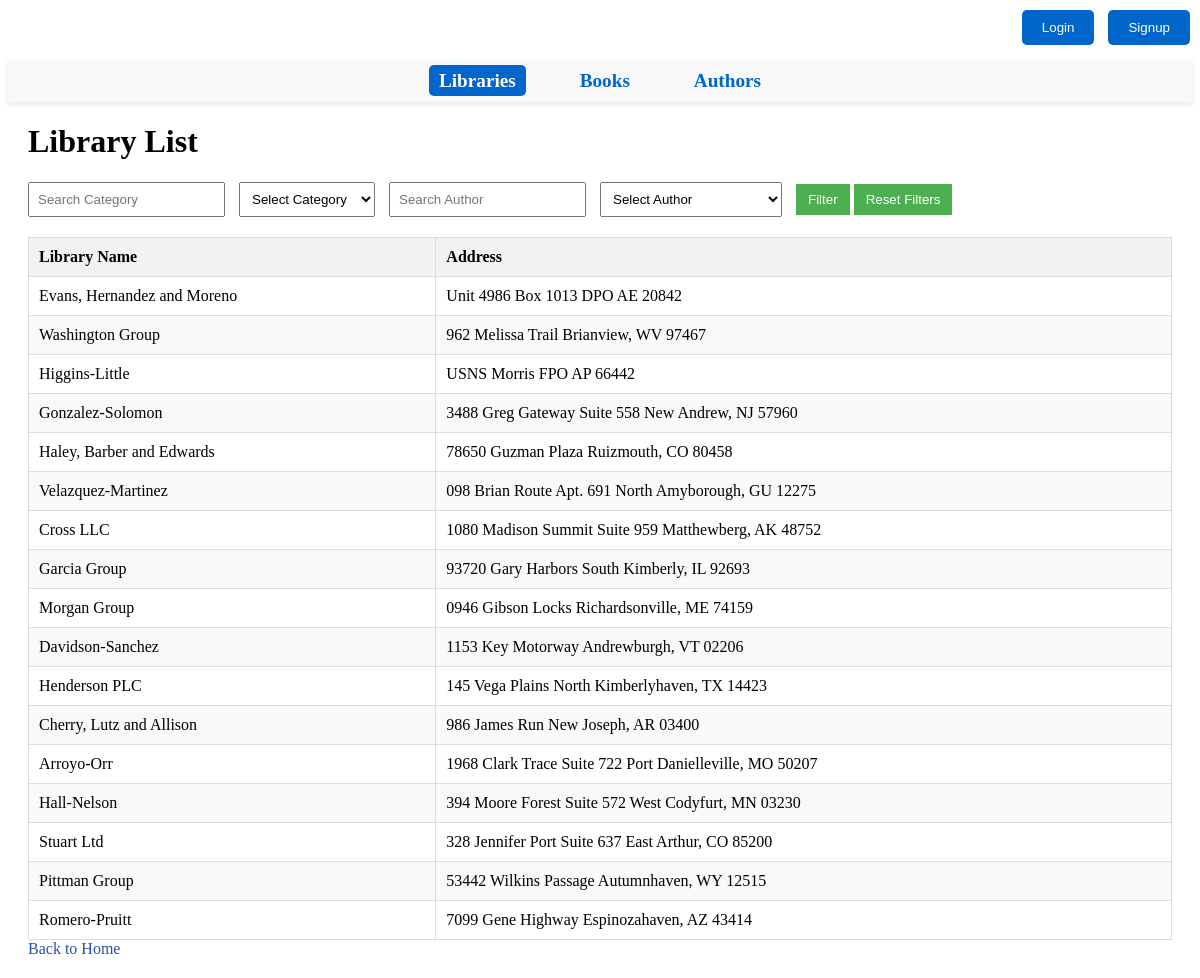
/library/, run on the app's committed database.
### library/models.py (models this page shows, shortened)
class Library(models.Model):
    library_name = models.CharField(max_length=255, unique=True)
    address = models.TextField()
    latitude = models.FloatField()
    longitude = models.FloatField()

### library/views.py (the view)
# urls.py: path('', views.library_view, name='library'),
def library_view(request):
    category_filter = request.GET.get('category', None)
    author_filter = request.GET.get('author', None)
    libraries = Library.objects.all()
    user_profile = None
    if request.user.is_authenticated:
        user_profile = request.user.profile
    if category_filter:
        libraries = libraries.filter(books__category__id=category_filter)
    if author_filter:
        libraries = libraries.filter(books__author__id=author_filter)
    categories = Category.objects.all()
    authors = Author.objects.all()
    library_data = []
    for library in libraries:
        distance = None
        if user_profile and user_profile.latitude and user_profile.longitude:
            distance = library.get_distance_from_user(user_profile.latitude, user_profile.longitude)
        library_data.append({
            'library': library,
            'distance': distance
        })
    context = {
        'library_data': library_data,
        'categories': categories,
        'authors': authors,
        'category_filter': category_filter,
        'author_filter': author_filter,
    }
    return render(request, 'library.html', context)

### library/templates/library.html (shortened to what this page needs)
{% extends 'base.html' %}
{% block content %}
    <h1>Library List</h1>
    <div class="filter-form">
        <form method="GET" action="{% url 'library' %}">
            <input type="text" name="category_name" placeholder="Search Category" value="{{ request.GET.category_name }}">
            <select name="category" id="category">
                <option value="">Select Category</option>
            </select>
            <input type="text" name="author_name" placeholder="Search Author" value="{{ request.GET.author_name }}">
            <select name="author" id="author">
                <option value="">Select Author</option>
            </select>
            <button type="submit">Filter</button>
            <a href="{% url 'library' %}" class="reset-button"><button type="button">Reset Filters</button></a>
        </form>
    </div>
<table>
    <thead>
        <tr>
            <th>Library Name</th>
            <th>Address</th>
        </tr>
    </thead>
    <tbody>
        {% for item in library_data %}
            <tr>
                <td>{{ item.library.library_name }}</td>
                <td>{{ item.library.address }}</td>
            </tr>
        {% empty %}
            <tr>
                <td colspan="{% if user.is_authenticated %}3{% else %}2{% endif %}">No libraries found</td>
            </tr>
        {% endfor %}
    </tbody>
</table>
    <a href="{% url 'home' %}">Back to Home</a>
{% endblock %}

### library/templates/library.html (style rules this page uses)
table { width: 100%; border-collapse: collapse; }
th, td { padding: 10px; text-align: left; border: 1px solid #ddd; }
th { background-color: #f2f2f2; }
tr:nth-child(even) { background-color: #f9f9f9; }
.filter-form { margin-bottom: 20px; }
.filter-form input, .filter-form select { padding: 8px; margin-right: 10px; }
.filter-form button { padding: 8px 12px; background-color: #4CAF50; color: white; border: none; cursor: pointer; }
.reset-button { background-color: #f44336; }
a { text-decoration: none; color: #2850a7; }

### data on the page
Library: library.library_name "Evans, Hernandez and Moreno", library.address "Unit 4986 Box 1013 DPO AE 20842"
Library: library.library_name "Washington Group", library.address "962 Melissa Trail Brianview, WV 97467"
Library: library.library_name "Higgins-Little", library.address "USNS Morris FPO AP 66442"
Library: library.library_name "Gonzalez-Solomon", library.address "3488 Greg Gateway Suite 558 New Andrew, NJ 57960"
Library: library.library_name "Haley, Barber and Edwards", library.address "78650 Guzman Plaza Ruizmouth, CO 80458"
Library: library.library_name "Velazquez-Martinez", library.address "098 Brian Route Apt. 691 North Amyborough, GU 12275"
Library: library.library_name "Cross LLC", library.address "1080 Madison Summit Suite 959 Matthewberg, AK 48752"
Library: library.library_name "Garcia Group", library.address "93720 Gary Harbors South Kimberly, IL 92693"
Library: library.library_name "Morgan Group", library.address "0946 Gibson Locks Richardsonville, ME 74159"
Library: library.library_name "Davidson-Sanchez", library.address "1153 Key Motorway Andrewburgh, VT 02206"
Library: library.library_name "Henderson PLC", library.address "145 Vega Plains North Kimberlyhaven, TX 14423"
Library: library.library_name "Cherry, Lutz and Allison", library.address "986 James Run New Joseph, AR 03400"
Library: library.library_name "Arroyo-Orr", library.address "1968 Clark Trace Suite 722 Port Danielleville, MO 50207"
Library: library.library_name "Hall-Nelson", library.address "394 Moore Forest Suite 572 West Codyfurt, MN 03230"
Library: library.library_name "Stuart Ltd", library.address "328 Jennifer Port Suite 637 East Arthur, CO 85200"
Library: library.library_name "Pittman Group", library.address "53442 Wilkins Passage Autumnhaven, WY 12515"
Library: library.library_name "Romero-Pruitt", library.address "7099 Gene Highway Espinozahaven, AZ 43414"
